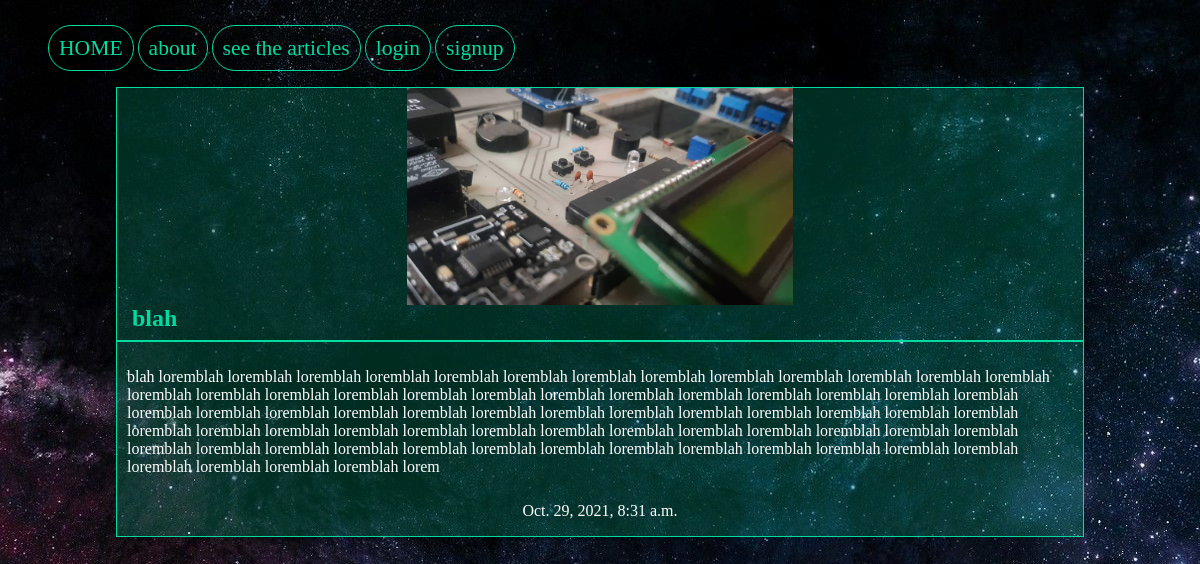
The page /articles/blah on the database its author committed.
### articles/models.py (models this page shows, shortened)
class Articles(models.Model):
	title=models.CharField(max_length=100)
	slug=models.SlugField()
	body=models.TextField()
	date=models.DateTimeField(auto_now_add=True)
	image=models.ImageField(default='default.jpg',blank=True)
	author=models.ForeignKey(User,default=None,on_delete=models.CASCADE)

### articles/views.py (the view)
# urls.py: path('<slug>', views.articles_detail,name='detail'),
def articles_detail (request,slug):
    article=models.Articles.objects.get(slug=slug)
    return render(request, 'articles/article_detail.html', {'article':article})

### articles/templates/articles/article_detail.html (shortened to what this page needs)
{% extends 'base.html' %}
 {% block body %}
    <div class="article-detail">
         <div class="article">
      <img src="{{article.image.url}}" alt="">
      <h2>{{article.title}}</h2>
      <hr>
      <p class="article-body">{{article.body}}</p>
      <p class="article-date">{{article.date}}</p>
         </div>
    </div>
 {% endblock %}

### assets/style.css (style rules this page uses)
body { background-color: #0f121f; background-image:url(/static/stars.jpg); background-repeat:no-repeat; background-attachment: fixed; color:#fff; }
body * { font-famiy:arial; }
h1,h2,h3,h4,h5 { font-wight:normal; margin:0; }
.article { padding:10px; border:1px solid #00dba0; position:relative; padding-bottom:40px; background-color:rgb(0,219,160,0.2); }
.article-detail .article { padding: 0; }
.article-detail .article img { max-width:40%; display: block; margin-left: auto; margin-right:auto; }
.article-detail .article h2 { max-width:100%; margin-left:15px; color:#00dba0; }
.article-detail .article .article-date { text-align:center; }
.article-detail .article .article-body { direction:ltr; padding:10px; }
.article-detail .article hr { border: 1px solid #00dba0; }

### rows shown on the page
Articles: image (picture), title "blah", body "blah loremblah loremblah loremblah loremblah loremblah loremblah loremblah loremblah loremblah loremblah loremblah loremblah loremblah loremblah loremblah loremblah loremblah loremblah loremblah loremblah loremblah loremblah loremblah loremblah loremblah loremblah loremblah loremblah loremblah loremblah loremblah loremblah loremblah loremblah loremblah loremblah loremblah loremblah loremblah loremblah loremblah loremblah loremblah loremblah loremblah loremblah loremblah loremblah loremblah loremblah loremblah loremblah loremblah loremblah loremblah loremblah loremblah loremblah loremblah loremblah loremblah loremblah loremblah loremblah loremblah loremblah loremblah loremblah loremblah lorem", date "Oct. 29, 2021, 8:31 a.m."
